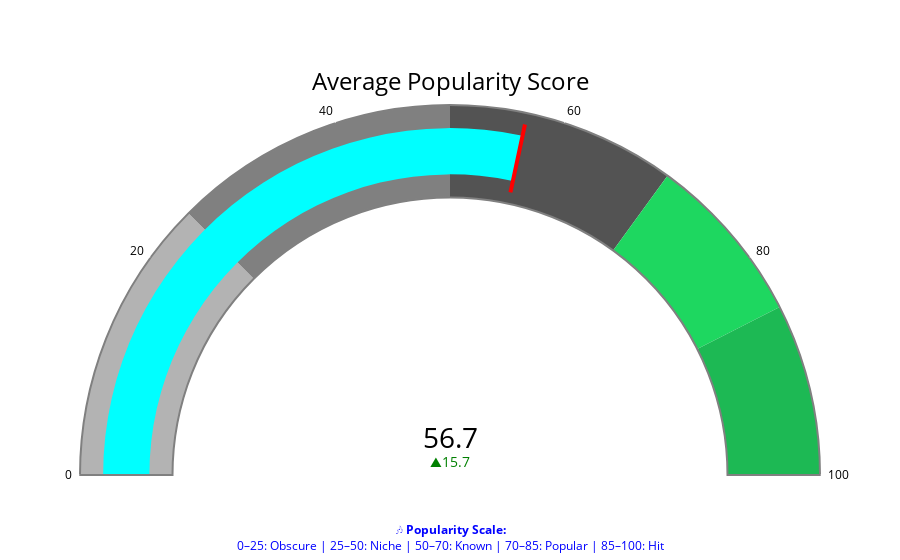

Notebook cell for this chart:
### Markdown cell above
## Step 7: Executing Entire Automation with Main() Function
The main function orchestrates the entire process of the project. 
- It starts by scraping the playlist data from Spotify and saving it to a CSV file. 
- Then, it stores the scraped data in PostgreSQL. 
- Next, it retrieves song metadata (including popularity scores) using the Spotify Web API and saves this enriched data to another CSV. 
- Both sets of data are also stored in PostgreSQL tables. Finally, the data is analyzed, and the playlist's popularity is visualized with a gauge chart.

### Code cell
# Main execution logic
def main():
    # Step 1: Prompt for Spotify playlist URL and scrape the playlist (if needed)
    spotify_url = input("Please input Spotify playlist URL here: ")
    if spotify_url:
        # Scrape the playlist and save to CSV ("spotify_playlist.csv")
        playlist_df = scrape_playlist(spotify_url, "spotify_playlist.csv")
        print(f"Scraped {len(playlist_df)} songs from the Spotify playlist.")

        # Step 2: Store scraped playlist DataFrame to PostgreSQL (Table: 'playlist_data')
        store_data_in_db(playlist_df, DB_URL, 'playlist_data')
    else:
        print("No Spotify URL provided. Proceeding with existing data in PostgreSQL.")

    # Step 3: Retrieve song titles from PostgreSQL
    song_titles = get_song_titles_from_postgres(DB_URL, 'playlist_data')
    print(f"Retrieved {len(song_titles)} song titles from PostgreSQL.")

    # Step 4: Authenticate with Spotify API
    access_token = get_spotify_access_token(client_id, client_secret)

    # Step 5: Fetch metadata from Spotify API for each song
    song_data = []
    for song_title in song_titles:
        try:
            data = get_song_data_from_spotify(song_title, access_token)
            if data:
                song_data.append(data)
                print(f"Retrieved data for: {song_title}")
            else:
                print(f"No data found for: {song_title}")
        except Exception as e:
            print(f"Error retrieving data for {song_title}: {e}")

    # Step 6: Convert fetched metadata to DataFrame
    song_data_df = pd.DataFrame(song_data)

    # Step 7: Save metadata to second CSV file
    song_data_df.to_csv("playlist_metadata.csv", index=False)
    print("Saved enriched Spotify metadata to 'playlist_metadata.csv'.")

    # Step 8: Store metadata DataFrame to PostgreSQL (Table: 'spotify_song_data')
    store_data_in_db(song_data_df, DB_URL, 'spotify_song_data')

    # Step 9: Analyze the data and plot a popularity gauge chart
    analyze_playlist(DB_URL, 'spotify_song_data')
    plot_popularity_gauge(song_data_df)

if __name__ == "__main__":
    main()

### Figure 1 — Plotly figure (JSON) as saved in the notebook; plotly's stock layout.template omitted (floating-point values rounded to 4 significant figures)
{"data": [{"delta": {"increasing": {"color": "green"}, "reference": 41}, "domain": {"x": [0, 1], "y": [0, 1]}, "gauge": {"axis": {"range": [0, 100], "tickcolor": "white", "tickwidth": 1}, "bar": {"color": "cyan", "thickness": 0.5}, "bgcolor": "white", "bordercolor": "gray", "borderwidth": 2, "shape": "angular", "steps": [{"color": "#B3B3B3", "name": "Obscure", "range": [0, 25]}, {"color": "#808080", "name": "Niche", "range": [25, 50]}, {"color": "#535353", "name": "Known", "range": [50, 70]}, {"color": "#1ED760", "name": "Popular", "range": [70, 85]}, {"color": "#1DB954", "name": "Hit", "range": [85, 100]}], "threshold": {"line": {"color": "red", "width": 4}, "thickness": 0.75, "value": 56.71}}, "mode": "gauge+number+delta", "number": {"font": {"size": 28}, "suffix": ""}, "title": {"font": {"size": 24}, "text": "Average Popularity Score"}, "type": "indicator", "value": 56.71}], "layout": {"annotations": [{"align": "center", "font": {"color": "blue", "size": 12}, "showarrow": false, "text": "🎶 <b>Popularity Scale:</b><br>0–25: Obscure | 25–50: Niche | 50–70: Known | 70–85: Popular | 85–100: Hit", "x": 0.5, "xref": "paper", "y": -0.2, "yref": "paper"}], "font": {"color": "black"}, "paper_bgcolor": "white"}}
